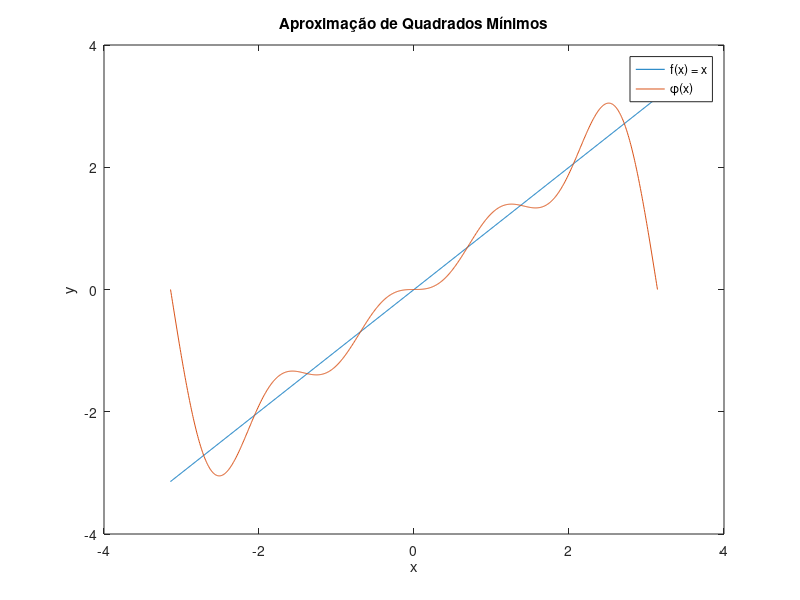

Here is the MATLAB script that generated this plot:
function atividadeComputacional_t2()
    % Construindo o sistema linear de quadrados mínimos
    interval_a = -pi;
    interval_b = pi;
    qt_trapezios = 100;

    A = zeros(4, 4);
    b = zeros(4, 1);

    for i = 1:4
        for j = 1:4
            A(i, j) = regra_dos_trapezios(interval_a, interval_b, qt_trapezios, @(x) sin((j) * x) * sin((i) * x));
        end
        b(i) = regra_dos_trapezios(interval_a, interval_b, qt_trapezios, @(x) x * sin((i) * x));
    end

    disp("Sistema Linear")
    disp("Matriz A:")
    disp(A)
    disp("Matriz b:")
    disp(b)

    coefficients = gaussian_elimination(A, b);
    disp("Coeficientes:");
    disp(coefficients);

    fig = figure;
    set(fig, 'Units', 'Normalized', 'Position', [0 0 1 1]);

    x = linspace(interval_a, interval_b, 1000);
    f_values = my_function(x);
    phi_values = phi(x, coefficients(1), coefficients(2), coefficients(3), coefficients(4));

    plot(x, f_values);
    hold on;
    plot(x, phi_values);
    hold off;
    legend("f(x) = x", "φ(x)");
    xlabel("x");
    ylabel("y");
    title("Aproximação de Quadrados Mínimos");
    set(fig, 'WindowState', 'maximized');
end

function itr = regra_dos_trapezios(interval_a, interval_b, qt_trapezios, func)
    values = linspace(interval_a, interval_b, qt_trapezios + 1);
    height = (interval_b - interval_a) / qt_trapezios;

    itr = 0;
    for idx = 1:(length(values) - 1)
        value_a = func(values(idx));
        value_b = func(values(idx + 1));
        itr += (height / 2) * (value_a + value_b);
    end

    itr;
end

function value = my_function(x)
    value = x;
end

function value = phi(x, c1, c2, c3, c4)
    value = c1 * sin(x) + c2 * sin(2 * x) + c3 * sin(3 * x) + c4 * sin(4 * x);
end

function x = gaussian_elimination(A, b)
    n = length(A);
    for i = 1:n
        % Pivoteamento parcial
        [max_val, max_idx] = max(abs(A(i:n, i)));
        max_idx += i - 1;
        A([i, max_idx], :) = A([max_idx, i], :);
        b([i, max_idx]) = b([max_idx, i]);

        % Eliminação gaussiana
        for j = (i + 1):n
            factor = A(j, i) / A(i, i);
            A(j, i:end) -= factor * A(i, i:end);
            b(j) -= factor * b(i);
        end
    end

    % Substituição retroativa
    x = zeros(n, 1);
    for i = n:-1:1
        x(i) = (b(i) - dot(A(i, i + 1:end), x(i + 1:end))) / A(i, i);
    end
end

atividadeComputacional_t2()


